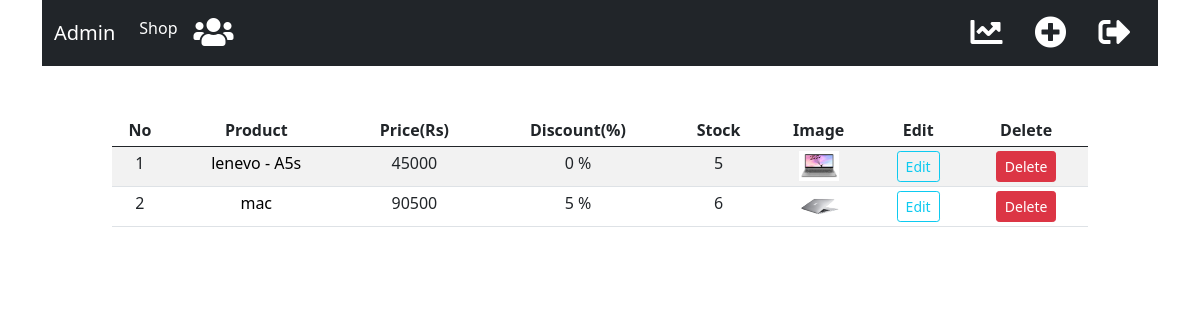
The page /admin (signed in) on the database its author committed.
### shop/products/models.py (models this page shows, shortened)
class Addproduct(db.Model):
    id = db.Column(db.Integer, primary_key=True)
    name = db.Column(db.String(80), nullable=False)
    price= db.Column(db.Integer, nullable= False)
    discount = db.Column(db.Integer, default=0)
    stock = db.Column(db.Integer, nullable = False)
    description = db.Column(db.Text, nullable=False)
    adding_date = db.Column(db.DateTime, nullable=False,default=datetime.utcnow)
    image_1 = db.Column(db.String(120), nullable = False, default='image.jpg')
    image_2 = db.Column(db.String(120), nullable = False, default='image.jpg')
    image_3 = db.Column(db.String(120), nullable = False, default='image.jpg')
    image_4 = db.Column(db.String(120), nullable = False, default='image.jpg')
    reviews = db.relationship('Review', backref = 'article', lazy = True, cascade="all,delete")

### shop/admin/routes.py (the view)
@app.route('/admin')
def admin():
    if 'email' not in session:
        flash(f'Login first','danger')
        return redirect(url_for('login'))
    products = Addproduct.query.all()
    order = Order.query.all()
    return render_template('admin/index.html', title = 'Admin', products = products, order = order)

### shop/customers/models.py (called while the page is built)
    def process_result_value(self, value, dialect):
        if value is None:
            return {}
        else:
            return json.loads(value)

### shop/templates/admin/index.html (shortened to what this page needs)
{% extends "base.html" %}
{% block content %}
{% include 'admin_navbar.html' %}
<div class="conatiner mt-5 ml-3" style="margin-left: 7rem; margin-right: 7rem;">
    <table class="table table-sm table-condensed table-striped table-hover " style="text-align: center";>
        <thead>
            <th>No</th>
            <th>Product</th>
            <th>Price(Rs)</th>
            <th>Discount(%)</th>
            <th>Stock</th>
            <th>Image</th>
            <th>Edit</th>
            <th>Delete</th>
        </thead>
        <tbody>
            {% for product in products %}
          <tr>
              <td>{{ loop.index }}</td>
              <td><a href="{{url_for('cust_review', id = product.id)}}" style="text-decoration: none; color: black;">{{product.name}}</a></td>
              <td>{{product.price}}</td>
              <td>{{product.discount}} %</td>
              <td>{{ product.stock }}</td>
              <td><img src="{{ url_for('static', filename ='images/'+ product.image_1)}}" width="40" height="30"></td>
              <td><a href="{{ url_for('updateproduct',id = product.id)}}" class="btn btn-sm btn-outline-info">Edit</a></td>
              <td><button type="button" class="btn btn-sm btn-danger" data-bs-toggle="modal" data-bs-target="#exampleModal-{{ product.id }}">
                Delete
              </button></td>
          </tr>
          {% endfor %}
        </tbody>
    </table>
</div>
{% endblock %}

### rows shown on the page
Addproduct: name "lenevo - A5s", price "45000", discount "0", stock "5", image_1 (picture)
Addproduct: name "mac", price "90500", discount "5", stock "6", image_1 (picture)
